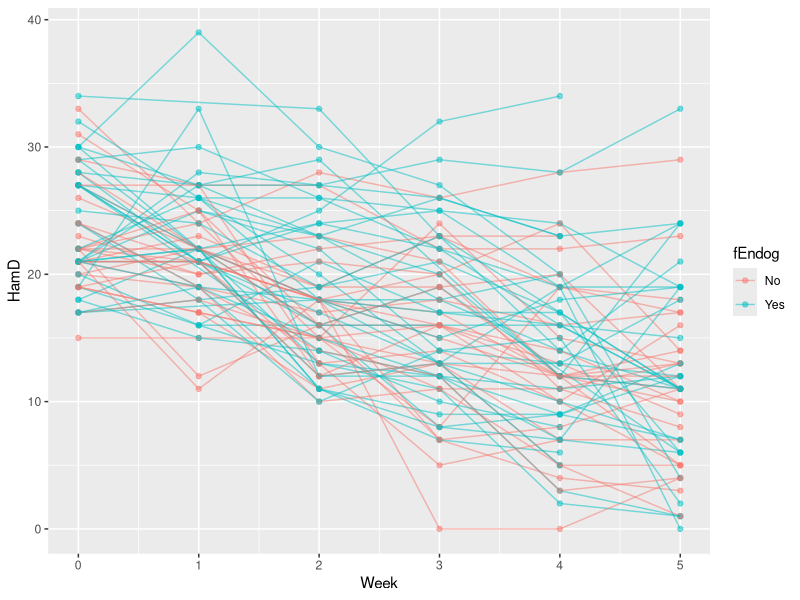

The R source for this figure: (Note: this script raises an error after producing the figure.)
# install.packages("lme4");install.packages("geepack"); 
require(lme4); require(nlme)

rdata<- read.delim('RIESBY_DAT.txt');
names(rdata) 
summary(rdata)

idx=which(is.na(rdata["HamD"])==1)
rdata=rdata[-idx,]
attach(rdata)

fWeek <-paste("J",rdata[,"Week"],sep="")
fEndog <-ifelse(rdata[,"Endog"]==0,"No","Yes")
subj <- paste("S",rdata[,"ID"],sep="")
rdata <-data.frame(subj,ID,fWeek,Week,fEndog,Endog,HamD)


## Quelques représentations
require(ggplot2)

ggplot(rdata) +
  aes(x=Week, y=HamD, group=ID, color=fEndog) +
  geom_point(alpha=0.5) +
  geom_line(alpha=0.5)


# -------------------------------------------------------------
# ANOVA model 
# Modèle ANOVA 1 facteur 
#   + 1 facteur de répetition
# -------------------------------------------------------------
summary(lm(HamD~fWeek + fEndog, data=rdata))
summary(aov(HamD~fWeek + fEndog, data=rdata))


# -------------------------------------------------------------
# ANOVA model 
# Modèle ANOVA 1 facteur 
#   + 1 facteur de répetition 
#   + 1 effet sujet 
# -------------------------------------------------------------
summary(lmer(HamD~fWeek+ fEndog  + (1|subj), data=rdata))
summary(aov(HamD~fWeek + fEndog + Error(subj), data=rdata))

# -------------------------------------------------------------
# Note : aov fournit la decomposition de
# la variance
# 1 composante sujet 
#     (variabilité inter-patient)
# 1 composante residuelle 
#     (variabilité intra-patient)
# -------------------------------------------------------------

# -------------------------------------------------------------
# Modèle ANOVA 1 facteur + 1 facteur de répetition 
# + facteur d'interaction entre facteurs + 1  effet sujet (modèle saturé) 
# -------------------------------------------------------------
summary(lmer(HamD~fWeek + fEndog + fWeek:fEndog + (1|subj), data=rdata))
# summary(lmer(HamD~fWeek*fEndog + (1|subj), data=rdata))
# summary(lmer(HamD~fWeek + fEndog + fWeek*fEndog + (1|subj), data=rdata))


summary(aov(HamD~fWeek + fEndog + fWeek:fEndog+ Error(subj), data=rdata))


# -------------------------------------------------------------
# Note : aov fournit la decomposition de la variance
# la difficulté réside dans le choix de la residuelle 
# pour tester les différents effets fixes
# le patient etant emboite (nested) dans un niveau du facteur Endog  
# la residuelle pour tester ce facteur est la variablilité entre sujets
# pour le temps choisir la residuelle intra-patient car 
# le test est plus puissant
# -------------------------------------------------------------


# -------------------------------------------------------------
# Modèle ANOVA 1 facteur + 1 facteur de répetition 
# -------------------------------------------------------------
# l'interaction n'etant pas significative, on adopte le plus souvent 
# le modèle sans interaction
# -------------------------------------------------------------
summary(lmer(HamD~fWeek * fEndog + (1|subj), data=rdata))
summary(aov(HamD~fWeek + fEndog + fWeek*fEndog+ Error(subj), data=rdata))
summary(aov(HamD~fWeek + fEndog + Error(subj), data=rdata))



# Mixed Model 
# -------------------------------------------------------------
# Recodage de la variable semaine initalement 1,2,3 ....
# Objectif pouvoir interpreter l'intercep du modèle 
# en terme de moyenne prédite pour le bras de reference choisi
# lors de 1ere visite  
# -------------------------------------------------------------
# Random Intercept Model 
fit <- lmer(HamD~ Week + (1|subj))
summary(fit)

# pvaleurs pour les effets fixes
1-pnorm(abs(summary(fit)$coefficients[,3]))
# summary(fit)$coefficients[,3] ==  stastitique de Wald coef/se ~N(0,1)
# --------------------------------------------------------------

# -------------------------------------------------------------
# Random Slope and Intercept Model 
# Attention 1 seul coefficient par effet fixe dans le modèle
# 1 intercep + 1 coefficient pour la pente moyenne pour la variable Week
# Week = 0, 1, 2 ...
# -------------------------------------------------------------
fit <- lmer(HamD~ Week + (1+Week|subj))
summary(fit)

# pvaleurs pour les effets fixes
1-pnorm(abs(summary(fit)$coefficients[,3]))
# -------------------------------------------------------------
# Note : prendre la valeur absolue de la statistique pour un test bilateral
# -------------------------------------------------------------

# On ajoute une covariable Endog=0,1
# Random Slope and Intercept Model 
fit <- lmer(HamD~ Week + Endog + (1+Week|subj))
summary(fit)

# pvaleurs pour les effets fixes
1-pnorm(abs(summary(fit)$coefficients[,3]))

# -------------------------------------------------------------
# ANOVA (GEE solution)
# GEE permet de s'affranchir des hypothèses de variance covariance
# Il imoose de modéliser la variable du vecteur des réponses d'un individu
# pas d'effets alétoire (Working Model)
# Les resultats sont robustes à des écarts aux hyptothèses du Working Model
# -------------------------------------------------------------

# install.packages("geepack");
require(geepack)
summary(geese(HamD ~ fWeek + Endog + fWeek * Endog -1, id=ID, 
              data=rdata, corstr="exchangeable"))
summary(geese(HamD ~ fWeek + Endog + Week * Endog -1, id=ID, 
              data=rdata, corstr="independence"))
